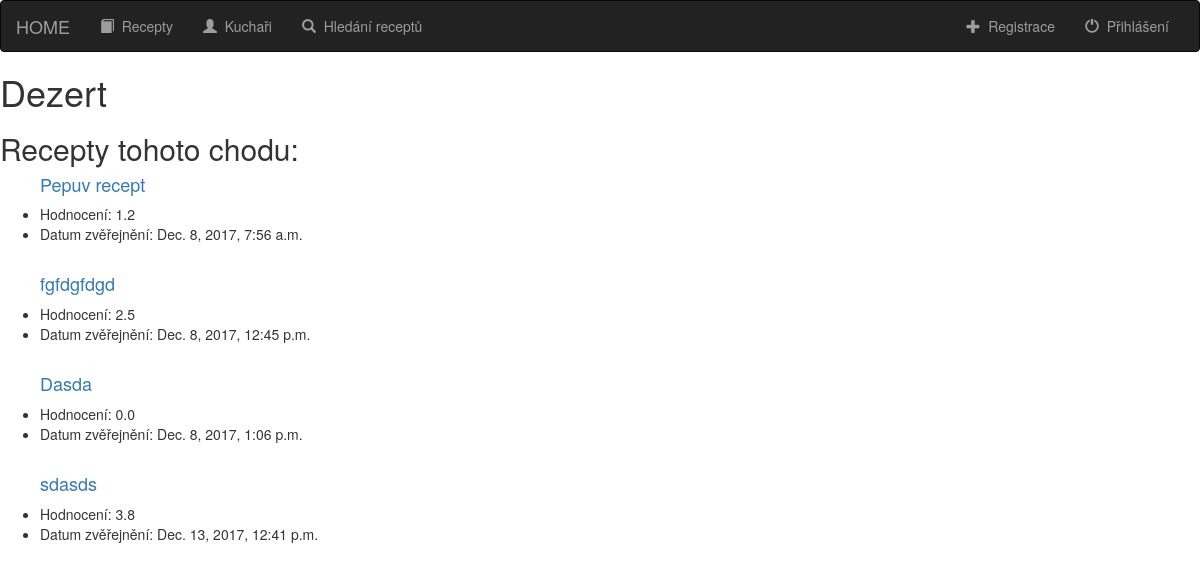
The page /recepty/chody/1/ on the database its author committed.
### recepty/models.py (models this page shows, shortened)
class Chod(models.Model):
    nazev = models.CharField(max_length=100)

class Recept(models.Model):
    jmeno = models.CharField(max_length=200)
    postup = models.TextField(max_length=2000, default="")
    autor = models.ForeignKey(User, on_delete=models.CASCADE, default=0)
    publikovano = models.DateTimeField(default=datetime.now(), blank=True)
    hodnoceni = models.DecimalField(default=2.5, decimal_places=1, max_digits=3, validators=[MaxValueValidator(5), MinValueValidator(0)])
    svetova_kuchyne = models.ForeignKey(SvetovaKuchyne, on_delete=models.CASCADE, default=0)
    ingredience = models.TextField(max_length=1000, default="")
    chod = models.ForeignKey(Chod, on_delete=models.CASCADE, default=0)

### recepty/views.py (the view)
# urls.py: url(r'^chody/(?P<chod_id>[0-9]+)/$', views.detailChodu, name='detailchodu'),
def detailChodu(request, chod_id):
    chod = get_object_or_404(Chod, pk=chod_id)
    all_recepty = Recept.objects.filter(chod=chod_id)
    return render(request, 'recepty/detailchodu.html', {'chod': chod, 'all_recepty': all_recepty})

### recepty/templates/recepty/detailchodu.html (shortened to what this page needs)
{% extends 'recepty/base.html' %}
{% block body %}
<h1>{{ chod.nazev }}</h1>
<h2>Recepty tohoto chodu:</h2>
{% if all_recepty %}
    <ul>
        {% for recept in all_recepty %}
        <h4><a href="{% url 'recepty:detailreceptu' recept.id %}">{{ recept.jmeno }}</a></h4>
        <li>Hodnocení: {{ recept.hodnoceni }}</li>
        <li>Datum zvěřejnění: {{ recept.publikovano }}</li>
        <br>
        {% endfor %}
    </ul>
{% endif %}
{% endblock %}

### rows shown on the page
Chod: nazev "Dezert"
Recept: jmeno "Pepuv recept", hodnoceni "1.2", publikovano "Dec. 8, 2017, 7:56 a.m."
Recept: jmeno "fgfdgfdgd", hodnoceni "2.5", publikovano "Dec. 8, 2017, 12:45 p.m."
Recept: jmeno "Dasda", hodnoceni "0.0", publikovano "Dec. 8, 2017, 1:06 p.m."
Recept: jmeno "sdasds", hodnoceni "3.8", publikovano "Dec. 13, 2017, 12:41 p.m."
